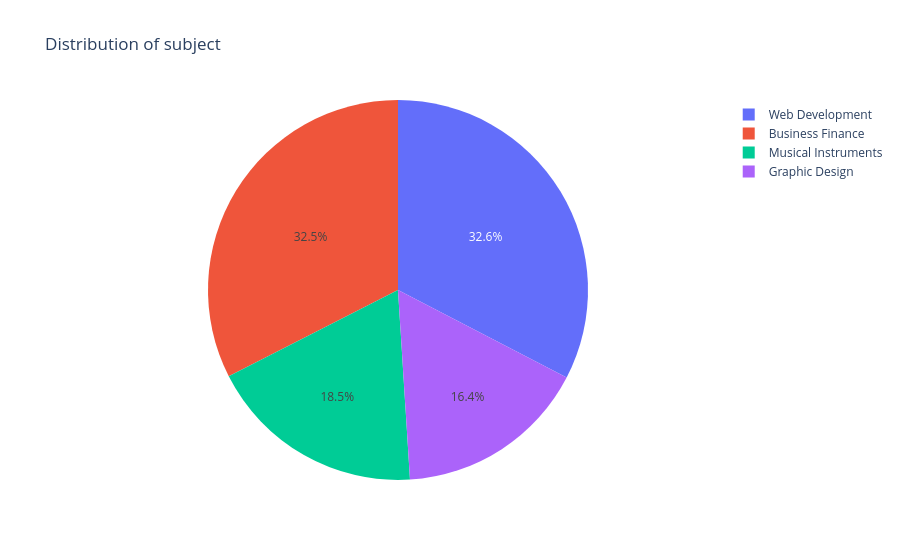

Notebook cell for this chart:
### Markdown cell above
### What percentage of Evey category?

### Code cell
fig = px.pie(
    data_frame=df['subject'].value_counts(),
    names=df['subject'].value_counts().index,  # Use the index (e.g., 'Web Development', 'Business Finance')
    values=df['subject'].value_counts().values, # Use the actual numeric counts
    title='Distribution of subject',
)
fig.show()

### Figure 1 — Plotly figure (JSON) as saved in the notebook; plotly's stock layout.template omitted (floating-point values rounded to 4 significant figures)
{"data": [{"domain": {"x": [0, 1], "y": [0, 1]}, "hovertemplate": "label=%{label}<br>value=%{value}<extra></extra>", "labels": ["Web Development", "Business Finance", "Musical Instruments", "Graphic Design"], "legendgroup": "", "name": "", "showlegend": true, "type": "pie", "values": [1199, 1195, 680, 602]}], "layout": {"legend": {"tracegroupgap": 0}, "title": {"text": "Distribution of subject"}}}
